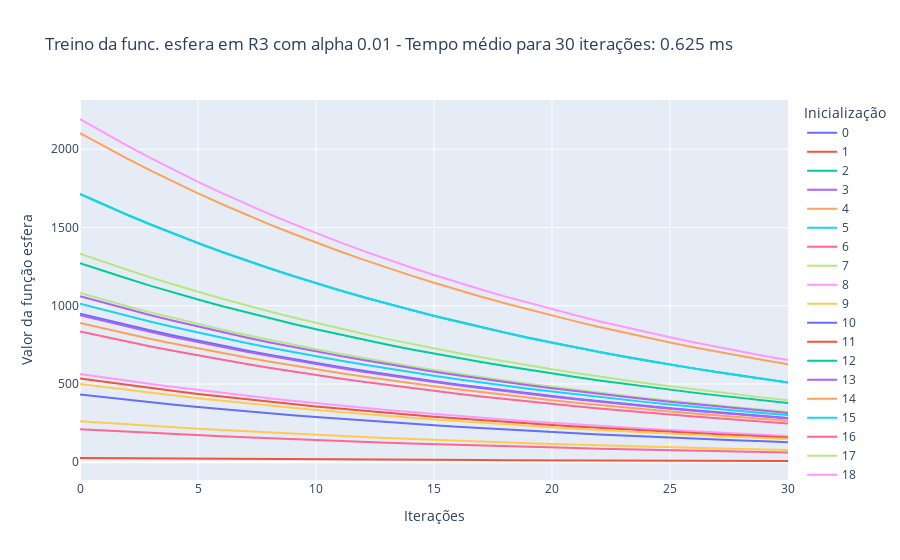

Notebook source saved alongside this figure:
### Markdown cell above
Caso 2.2: $\alpha$ = 0.01, treinamento por 30 iterações

### Code cell
treina_gradiente(1e-2, 3, 'esfera', 30)

### Figure 1 — Plotly figure (JSON) as saved in the notebook; plotly's stock layout.template omitted (floating-point values rounded to 4 significant figures)
{"data": [{"hovertemplate": "variable=0<br>index=%{x}<br>value=%{y}<extra></extra>", "legendgroup": "0", "line": {"color": "#636efa", "dash": "solid"}, "marker": {"symbol": "circle"}, "mode": "lines", "name": "0", "orientation": "v", "showlegend": true, "type": "scatter", "x": [0, 1, 2, 3, 4, 5, 6, 7, 8, 9, 10, 11, 12, 13, 14, 15, 16, 17, 18, 19, 20, 21, 22, 23, 24, 25, 26, 27, 28, 29, 30], "xaxis": "x", "y": [949.8, 912.2, 876.1, 841.4, 808.1, 776.1, 745.4, 715.8, 687.5, 660.3, 634.1, 609.0, 584.9, 561.7, 539.5, 518.1, 497.6, 477.9, 459.0, 440.8, 423.3, 406.6, 390.5, 375.0, 360.2, 345.9, 332.2, 319.1, 306.4, 294.3, 282.6], "yaxis": "y"}, {"hovertemplate": "variable=1<br>index=%{x}<br>value=%{y}<extra></extra>", "legendgroup": "1", "line": {"color": "#EF553B", "dash": "solid"}, "marker": {"symbol": "circle"}, "mode": "lines", "name": "1", "orientation": "v", "showlegend": true, "type": "scatter", "x": [0, 1, 2, 3, 4, 5, 6, 7, 8, 9, 10, 11, 12, 13, 14, 15, 16, 17, 18, 19, 20, 21, 22, 23, 24, 25, 26, 27, 28, 29, 30], "xaxis": "x", "y": [27.54, 26.44, 25.4, 24.39, 23.43, 22.5, 21.61, 20.75, 19.93, 19.14, 18.38, 17.65, 16.96, 16.28, 15.64, 15.02, 14.43, 13.85, 13.31, 12.78, 12.27, 11.79, 11.32, 10.87, 10.44, 10.03, 9.63, 9.249, 8.883, 8.531, 8.193], "yaxis": "y"}, {"hovertemplate": "variable=2<br>index=%{x}<br>value=%{y}<extra></extra>", "legendgroup": "2", "line": {"color": "#00cc96", "dash": "solid"}, "marker": {"symbol": "circle"}, "mode": "lines", "name": "2", "orientation": "v", "showlegend": true, "type": "scatter", "x": [0, 1, 2, 3, 4, 5, 6, 7, 8, 9, 10, 11, 12, 13, 14, 15, 16, 17, 18, 19, 20, 21, 22, 23, 24, 25, 26, 27, 28, 29, 30], "xaxis": "x", "y": [1715.0, 1647.0, 1582.0, 1519.0, 1459.0, 1402.0, 1346.0, 1293.0, 1242.0, 1192.0, 1145.0, 1100.0, 1056.0, 1014.0, 974.3, 935.7, 898.6, 863.0, 828.9, 796.0, 764.5, 734.2, 705.2, 677.2, 650.4, 624.7, 599.9, 576.2, 553.4, 531.4, 510.4], "yaxis": "y"}, {"hovertemplate": "variable=3<br>index=%{x}<br>value=%{y}<extra></extra>", "legendgroup": "3", "line": {"color": "#ab63fa", "dash": "solid"}, "marker": {"symbol": "circle"}, "mode": "lines", "name": "3", "orientation": "v", "showlegend": true, "type": "scatter", "x": [0, 1, 2, 3, 4, 5, 6, 7, 8, 9, 10, 11, 12, 13, 14, 15, 16, 17, 18, 19, 20, 21, 22, 23, 24, 25, 26, 27, 28, 29, 30], "xaxis": "x", "y": [939.6, 902.4, 866.7, 832.3, 799.4, 767.7, 737.3, 708.1, 680.1, 653.2, 627.3, 602.4, 578.6, 555.7, 533.7, 512.5, 492.2, 472.8, 454.0, 436.1, 418.8, 402.2, 386.3, 371.0, 356.3, 342.2, 328.6, 315.6, 303.1, 291.1, 279.6], "yaxis": "y"}, {"hovertemplate": "variable=4<br>index=%{x}<br>value=%{y}<extra></extra>", "legendgroup": "4", "line": {"color": "#FFA15A", "dash": "solid"}, "marker": {"symbol": "circle"}, "mode": "lines", "name": "4", "orientation": "v", "showlegend": true, "type": "scatter", "x": [0, 1, 2, 3, 4, 5, 6, 7, 8, 9, 10, 11, 12, 13, 14, 15, 16, 17, 18, 19, 20, 21, 22, 23, 24, 25, 26, 27, 28, 29, 30], "xaxis": "x", "y": [2103.0, 2019.0, 1939.0, 1863.0, 1789.0, 1718.0, 1650.0, 1585.0, 1522.0, 1462.0, 1404.0, 1348.0, 1295.0, 1244.0, 1194.0, 1147.0, 1102.0, 1058.0, 1016.0, 975.8, 937.2, 900.1, 864.4, 830.2, 797.3, 765.7, 735.4, 706.3, 678.3, 651.5, 625.7], "yaxis": "y"}, {"hovertemplate": "variable=5<br>index=%{x}<br>value=%{y}<extra></extra>", "legendgroup": "5", "line": {"color": "#19d3f3", "dash": "solid"}, "marker": {"symbol": "circle"}, "mode": "lines", "name": "5", "orientation": "v", "showlegend": true, "type": "scatter", "x": [0, 1, 2, 3, 4, 5, 6, 7, 8, 9, 10, 11, 12, 13, 14, 15, 16, 17, 18, 19, 20, 21, 22, 23, 24, 25, 26, 27, 28, 29, 30], "xaxis": "x", "y": [1712.0, 1645.0, 1579.0, 1517.0, 1457.0, 1399.0, 1344.0, 1290.0, 1239.0, 1190.0, 1143.0, 1098.0, 1054.0, 1013.0, 972.6, 934.1, 897.1, 861.5, 827.4, 794.7, 763.2, 733.0, 703.9, 676.1, 649.3, 623.6, 598.9, 575.2, 552.4, 530.5, 509.5], "yaxis": "y"}, {"hovertemplate": "variable=6<br>index=%{x}<br>value=%{y}<extra></extra>", "legendgroup": "6", "line": {"color": "#FF6692", "dash": "solid"}, "marker": {"symbol": "circle"}, "mode": "lines", "name": "6", "orientation": "v", "showlegend": true, "type": "scatter", "x": [0, 1, 2, 3, 4, 5, 6, 7, 8, 9, 10, 11, 12, 13, 14, 15, 16, 17, 18, 19, 20, 21, 22, 23, 24, 25, 26, 27, 28, 29, 30], "xaxis": "x", "y": [211.8, 203.4, 195.4, 187.6, 180.2, 173.1, 166.2, 159.6, 153.3, 147.2, 141.4, 135.8, 130.4, 125.3, 120.3, 115.5, 111.0, 106.6, 102.3, 98.29, 94.4, 90.66, 87.07, 83.62, 80.31, 77.13, 74.08, 71.14, 68.32, 65.62, 63.02], "yaxis": "y"}, {"hovertemplate": "variable=7<br>index=%{x}<br>value=%{y}<extra></extra>", "legendgroup": "7", "line": {"color": "#B6E880", "dash": "solid"}, "marker": {"symbol": "circle"}, "mode": "lines", "name": "7", "orientation": "v", "showlegend": true, "type": "scatter", "x": [0, 1, 2, 3, 4, 5, 6, 7, 8, 9, 10, 11, 12, 13, 14, 15, 16, 17, 18, 19, 20, 21, 22, 23, 24, 25, 26, 27, 28, 29, 30], "xaxis": "x", "y": [1081.0, 1038.0, 997.2, 957.7, 919.7, 883.3, 848.3, 814.7, 782.5, 751.5, 721.7, 693.2, 665.7, 639.3, 614.0, 589.7, 566.4, 543.9, 522.4, 501.7, 481.8, 462.8, 444.4, 426.8, 409.9, 393.7, 378.1, 363.1, 348.8, 334.9, 321.7], "yaxis": "y"}, {"hovertemplate": "variable=8<br>index=%{x}<br>value=%{y}<extra></extra>", "legendgroup": "8", "line": {"color": "#FF97FF", "dash": "solid"}, "marker": {"symbol": "circle"}, "mode": "lines", "name": "8", "orientation": "v", "showlegend": true, "type": "scatter", "x": [0, 1, 2, 3, 4, 5, 6, 7, 8, 9, 10, 11, 12, 13, 14, 15, 16, 17, 18, 19, 20, 21, 22, 23, 24, 25, 26, 27, 28, 29, 30], "xaxis": "x", "y": [564.6, 542.2, 520.7, 500.1, 480.3, 461.3, 443.0, 425.5, 408.6, 392.4, 376.9, 362.0, 347.6, 333.9, 320.7, 308.0, 295.8, 284.1, 272.8, 262.0, 251.6, 241.7, 232.1, 222.9, 214.1, 205.6, 197.5, 189.6, 182.1, 174.9, 168.0], "yaxis": "y"}, {"hovertemplate": "variable=9<br>index=%{x}<br>value=%{y}<extra></extra>", "legendgroup": "9", "line": {"color": "#FECB52", "dash": "solid"}, "marker": {"symbol": "circle"}, "mode": "lines", "name": "9", "orientation": "v", "showlegend": true, "type": "scatter", "x": [0, 1, 2, 3, 4, 5, 6, 7, 8, 9, 10, 11, 12, 13, 14, 15, 16, 17, 18, 19, 20, 21, 22, 23, 24, 25, 26, 27, 28, 29, 30], "xaxis": "x", "y": [262.8, 252.4, 242.4, 232.8, 223.6, 214.7, 206.2, 198.1, 190.2, 182.7, 175.5, 168.5, 161.8, 155.4, 149.3, 143.4, 137.7, 132.2, 127.0, 122.0, 117.1, 112.5, 108.0, 103.8, 99.65, 95.71, 91.92, 88.28, 84.78, 81.42, 78.2], "yaxis": "y"}, {"hovertemplate": "variable=10<br>index=%{x}<br>value=%{y}<extra></extra>", "legendgroup": "10", "line": {"color": "#636efa", "dash": "solid"}, "marker": {"symbol": "circle"}, "mode": "lines", "name": "10", "orientation": "v", "showlegend": true, "type": "scatter", "x": [0, 1, 2, 3, 4, 5, 6, 7, 8, 9, 10, 11, 12, 13, 14, 15, 16, 17, 18, 19, 20, 21, 22, 23, 24, 25, 26, 27, 28, 29, 30], "xaxis": "x", "y": [432.5, 415.3, 398.9, 383.1, 367.9, 353.3, 339.4, 325.9, 313.0, 300.6, 288.7, 277.3, 266.3, 255.7, 245.6, 235.9, 226.6, 217.6, 209.0, 200.7, 192.7, 185.1, 177.8, 170.7, 164.0, 157.5, 151.2, 145.3, 139.5, 134.0, 128.7], "yaxis": "y"}, {"hovertemplate": "variable=11<br>index=%{x}<br>value=%{y}<extra></extra>", "legendgroup": "11", "line": {"color": "#EF553B", "dash": "solid"}, "marker": {"symbol": "circle"}, "mode": "lines", "name": "11", "orientation": "v", "showlegend": true, "type": "scatter", "x": [0, 1, 2, 3, 4, 5, 6, 7, 8, 9, 10, 11, 12, 13, 14, 15, 16, 17, 18, 19, 20, 21, 22, 23, 24, 25, 26, 27, 28, 29, 30], "xaxis": "x", "y": [534.6, 513.4, 493.1, 473.6, 454.8, 436.8, 419.5, 402.9, 386.9, 371.6, 356.9, 342.8, 329.2, 316.2, 303.6, 291.6, 280.1, 269.0, 258.3, 248.1, 238.3, 228.8, 219.8, 211.1, 202.7, 194.7, 187.0, 179.6, 172.5, 165.6, 159.1], "yaxis": "y"}, {"hovertemplate": "variable=12<br>index=%{x}<br>value=%{y}<extra></extra>", "legendgroup": "12", "line": {"color": "#00cc96", "dash": "solid"}, "marker": {"symbol": "circle"}, "mode": "lines", "name": "12", "orientation": "v", "showlegend": true, "type": "scatter", "x": [0, 1, 2, 3, 4, 5, 6, 7, 8, 9, 10, 11, 12, 13, 14, 15, 16, 17, 18, 19, 20, 21, 22, 23, 24, 25, 26, 27, 28, 29, 30], "xaxis": "x", "y": [1272.0, 1222.0, 1174.0, 1127.0, 1083.0, 1040.0, 998.5, 959.0, 921.0, 884.5, 849.5, 815.9, 783.6, 752.5, 722.7, 694.1, 666.6, 640.2, 614.9, 590.5, 567.1, 544.7, 523.1, 502.4, 482.5, 463.4, 445.0, 427.4, 410.5, 394.2, 378.6], "yaxis": "y"}, {"hovertemplate": "variable=13<br>index=%{x}<br>value=%{y}<extra></extra>", "legendgroup": "13", "line": {"color": "#ab63fa", "dash": "solid"}, "marker": {"symbol": "circle"}, "mode": "lines", "name": "13", "orientation": "v", "showlegend": true, "type": "scatter", "x": [0, 1, 2, 3, 4, 5, 6, 7, 8, 9, 10, 11, 12, 13, 14, 15, 16, 17, 18, 19, 20, 21, 22, 23, 24, 25, 26, 27, 28, 29, 30], "xaxis": "x", "y": [1060.0, 1018.0, 978.0, 939.2, 902.0, 866.3, 832.0, 799.1, 767.4, 737.0, 707.8, 679.8, 652.9, 627.0, 602.2, 578.4, 555.5, 533.5, 512.3, 492.1, 472.6, 453.9, 435.9, 418.6, 402.0, 386.1, 370.8, 356.1, 342.0, 328.5, 315.5], "yaxis": "y"}, {"hovertemplate": "variable=14<br>index=%{x}<br>value=%{y}<extra></extra>", "legendgroup": "14", "line": {"color": "#FFA15A", "dash": "solid"}, "marker": {"symbol": "circle"}, "mode": "lines", "name": "14", "orientation": "v", "showlegend": true, "type": "scatter", "x": [0, 1, 2, 3, 4, 5, 6, 7, 8, 9, 10, 11, 12, 13, 14, 15, 16, 17, 18, 19, 20, 21, 22, 23, 24, 25, 26, 27, 28, 29, 30], "xaxis": "x", "y": [889.7, 854.4, 820.6, 788.1, 756.9, 726.9, 698.1, 670.5, 643.9, 618.4, 593.9, 570.4, 547.8, 526.1, 505.3, 485.3, 466.1, 447.6, 429.9, 412.9, 396.5, 380.8, 365.7, 351.3, 337.3, 324.0, 311.2, 298.8, 287.0, 275.6, 264.7], "yaxis": "y"}, {"hovertemplate": "variable=15<br>index=%{x}<br>value=%{y}<extra></extra>", "legendgroup": "15", "line": {"color": "#19d3f3", "dash": "solid"}, "marker": {"symbol": "circle"}, "mode": "lines", "name": "15", "orientation": "v", "showlegend": true, "type": "scatter", "x": [0, 1, 2, 3, 4, 5, 6, 7, 8, 9, 10, 11, 12, 13, 14, 15, 16, 17, 18, 19, 20, 21, 22, 23, 24, 25, 26, 27, 28, 29, 30], "xaxis": "x", "y": [1013.0, 973.3, 934.7, 897.7, 862.2, 828.0, 795.2, 763.7, 733.5, 704.5, 676.6, 649.8, 624.0, 599.3, 575.6, 552.8, 530.9, 509.9, 489.7, 470.3, 451.7, 433.8, 416.6, 400.1, 384.3, 369.1, 354.4, 340.4, 326.9, 314.0, 301.5], "yaxis": "y"}, {"hovertemplate": "variable=16<br>index=%{x}<br>value=%{y}<extra></extra>", "legendgroup": "16", "line": {"color": "#FF6692", "dash": "solid"}, "marker": {"symbol": "circle"}, "mode": "lines", "name": "16", "orientation": "v", "showlegend": true, "type": "scatter", "x": [0, 1, 2, 3, 4, 5, 6, 7, 8, 9, 10, 11, 12, 13, 14, 15, 16, 17, 18, 19, 20, 21, 22, 23, 24, 25, 26, 27, 28, 29, 30], "xaxis": "x", "y": [835.3, 802.3, 770.5, 740.0, 710.7, 682.5, 655.5, 629.6, 604.6, 580.7, 557.7, 535.6, 514.4, 494.0, 474.5, 455.7, 437.6, 420.3, 403.7, 387.7, 372.3, 357.6, 343.4, 329.8, 316.8, 304.2, 292.2, 280.6, 269.5, 258.8, 248.6], "yaxis": "y"}, {"hovertemplate": "variable=17<br>index=%{x}<br>value=%{y}<extra></extra>", "legendgroup": "17", "line": {"color": "#B6E880", "dash": "solid"}, "marker": {"symbol": "circle"}, "mode": "lines", "name": "17", "orientation": "v", "showlegend": true, "type": "scatter", "x": [0, 1, 2, 3, 4, 5, 6, 7, 8, 9, 10, 11, 12, 13, 14, 15, 16, 17, 18, 19, 20, 21, 22, 23, 24, 25, 26, 27, 28, 29, 30], "xaxis": "x", "y": [1333.0, 1280.0, 1230.0, 1181.0, 1134.0, 1089.0, 1046.0, 1005.0, 964.9, 926.7, 890.0, 854.7, 820.9, 788.4, 757.1, 727.2, 698.4, 670.7, 644.1, 618.6, 594.1, 570.6, 548.0, 526.3, 505.5, 485.5, 466.2, 447.8, 430.0, 413.0, 396.7], "yaxis": "y"}, {"hovertemplate": "variable=18<br>index=%{x}<br>value=%{y}<extra></extra>", "legendgroup": "18", "line": {"color": "#FF97FF", "dash": "solid"}, "marker": {"symbol": "circle"}, "mode": "lines", "name": "18", "orientation": "v", "showlegend": true, "type": "scatter", "x": [0, 1, 2, 3, 4, 5, 6, 7, 8, 9, 10, 11, 12, 13, 14, 15, 16, 17, 18, 19, 20, 21, 22, 23, 24, 25, 26, 27, 28, 29, 30], "xaxis": "x", "y": [2193.0, 2106.0, 2023.0, 1943.0, 1866.0, 1792.0, 1721.0, 1653.0, 1587.0, 1524.0, 1464.0, 1406.0, 1350.0, 1297.0, 1246.0, 1196.0, 1149.0, 1103.0, 1060.0, 1018.0, 977.5, 938.8, 901.6, 865.9, 831.6, 798.7, 767.0, 736.7, 707.5, 679.5, 652.6], "yaxis": "y"}, {"hovertemplate": "variable=19<br>index=%{x}<br>value=%{y}<extra></extra>", "legendgroup": "19", "line": {"color": "#FECB52", "dash": "solid"}, "marker": {"symbol": "circle"}, "mode": "lines", "name": "19", "orientation": "v", "showlegend": true, "type": "scatter", "x": [0, 1, 2, 3, 4, 5, 6, 7, 8, 9, 10, 11, 12, 13, 14, 15, 16, 17, 18, 19, 20, 21, 22, 23, 24, 25, 26, 27, 28, 29, 30], "xaxis": "x", "y": [500.7, 480.9, 461.8, 443.5, 426.0, 409.1, 392.9, 377.3, 362.4, 348.0, 334.3, 321.0, 308.3, 296.1, 284.4, 273.1, 262.3, 251.9, 241.9, 232.4, 223.2, 214.3, 205.8, 197.7, 189.9, 182.3, 175.1, 168.2, 161.5, 155.1, 149.0], "yaxis": "y"}], "layout": {"legend": {"title": {"text": "Inicialização"}, "tracegroupgap": 0}, "title": {"text": "Treino da func. esfera em R3 com alpha 0.01 - Tempo médio para 30 iterações: 0.625 ms"}, "xaxis": {"anchor": "y", "domain": [0, 1], "title": {"text": "Iterações"}}, "yaxis": {"anchor": "x", "domain": [0, 1], "title": {"text": "Valor da função esfera"}}}}
